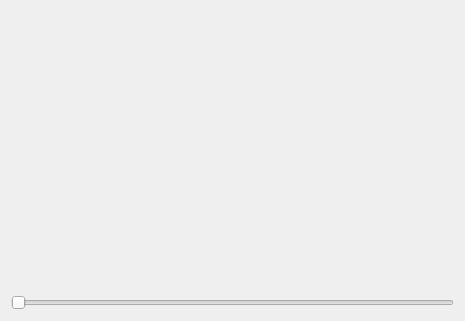
<?xml version="1.0" encoding="UTF-8"?>
<ui version="4.0">
 <class>TTKTimeMeterWindow</class>
 <widget class="QMainWindow" name="TTKTimeMeterWindow">
  <property name="geometry">
   <rect>
    <x>0</x>
    <y>0</y>
    <width>465</width>
    <height>321</height>
   </rect>
  </property>
  <property name="windowTitle">
   <string>TTKTimeMeterWidget</string>
  </property>
  <widget class="QWidget" name="centralWidget">
   <layout class="QVBoxLayout" name="verticalLayout">
    <item>
     <widget class="TTKTimeMeterWidget" name="widget" native="true"/>
    </item>
    <item>
     <widget class="QSlider" name="horizontalSlider">
      <property name="maximum">
       <number>100</number>
      </property>
      <property name="orientation">
       <enum>Qt::Horizontal</enum>
      </property>
     </widget>
    </item>
   </layout>
  </widget>
 </widget>
 <layoutdefault spacing="6" margin="11"/>
 <customwidgets>
  <customwidget>
   <class>TTKTimeMeterWidget</class>
   <extends>QWidget</extends>
   <header>ttktimemeterwidget.h</header>
   <container>1</container>
  </customwidget>
 </customwidgets>
 <resources/>
 <connections/>
</ui>
